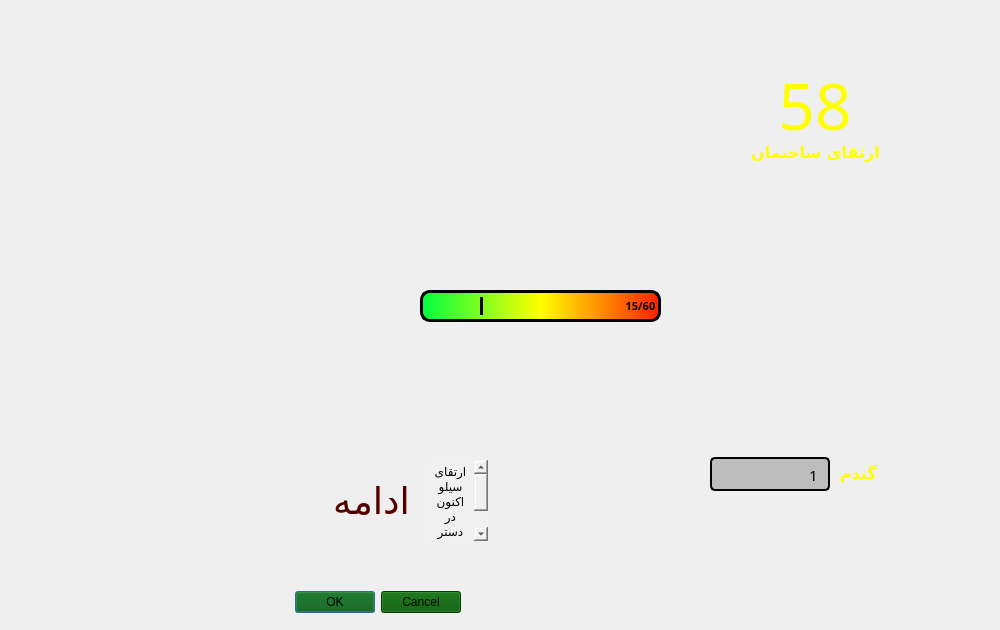
<?xml version="1.0" encoding="UTF-8"?>
<ui version="4.0">
 <class>Silo</class>
 <widget class="QWidget" name="Silo">
  <property name="geometry">
   <rect>
    <x>0</x>
    <y>0</y>
    <width>1000</width>
    <height>630</height>
   </rect>
  </property>
  <property name="maximumSize">
   <size>
    <width>1000</width>
    <height>630</height>
   </size>
  </property>
  <property name="windowTitle">
   <string>Form</string>
  </property>
  <widget class="QLabel" name="pic">
   <property name="geometry">
    <rect>
     <x>0</x>
     <y>0</y>
     <width>1000</width>
     <height>630</height>
    </rect>
   </property>
   <property name="text">
    <string/>
   </property>
   <property name="pixmap">
    <pixmap resource="pic.qrc">:/storage/otherPic/storage/siloBack.jpg</pixmap>
   </property>
   <property name="scaledContents">
    <bool>true</bool>
   </property>
  </widget>
  <widget class="QLabel" name="manPic">
   <property name="geometry">
    <rect>
     <x>550</x>
     <y>169</y>
     <width>471</width>
     <height>461</height>
    </rect>
   </property>
   <property name="text">
    <string/>
   </property>
   <property name="pixmap">
    <pixmap resource="pic.qrc">:/storage/otherPic/storage/man.png</pixmap>
   </property>
   <property name="scaledContents">
    <bool>true</bool>
   </property>
  </widget>
  <widget class="QLabel" name="siloPic">
   <property name="geometry">
    <rect>
     <x>629</x>
     <y>-8</y>
     <width>371</width>
     <height>251</height>
    </rect>
   </property>
   <property name="text">
    <string/>
   </property>
   <property name="pixmap">
    <pixmap resource="pic.qrc">:/storage/otherPic/storage/siloPic.png</pixmap>
   </property>
   <property name="scaledContents">
    <bool>true</bool>
   </property>
  </widget>
  <widget class="QLineEdit" name="wheatShow">
   <property name="geometry">
    <rect>
     <x>710</x>
     <y>457</y>
     <width>120</width>
     <height>34</height>
    </rect>
   </property>
   <property name="palette">
    <palette>
     <active>
      <colorrole role="WindowText">
       <brush brushstyle="SolidPattern">
        <color alpha="255">
         <red>0</red>
         <green>0</green>
         <blue>0</blue>
        </color>
       </brush>
      </colorrole>
      <colorrole role="Button">
       <brush brushstyle="SolidPattern">
        <color alpha="255">
         <red>189</red>
         <green>189</green>
         <blue>189</blue>
        </color>
       </brush>
      </colorrole>
      <colorrole role="Text">
       <brush brushstyle="SolidPattern">
        <color alpha="255">
         <red>0</red>
         <green>0</green>
         <blue>0</blue>
        </color>
       </brush>
      </colorrole>
      <colorrole role="ButtonText">
       <brush brushstyle="SolidPattern">
        <color alpha="255">
         <red>0</red>
         <green>0</green>
         <blue>0</blue>
        </color>
       </brush>
      </colorrole>
      <colorrole role="Base">
       <brush brushstyle="SolidPattern">
        <color alpha="255">
         <red>189</red>
         <green>189</green>
         <blue>189</blue>
        </color>
       </brush>
      </colorrole>
      <colorrole role="Window">
       <brush brushstyle="SolidPattern">
        <color alpha="255">
         <red>189</red>
         <green>189</green>
         <blue>189</blue>
        </color>
       </brush>
      </colorrole>
      <colorrole role="PlaceholderText">
       <brush brushstyle="SolidPattern">
        <color alpha="128">
         <red>127</red>
         <green>127</green>
         <blue>127</blue>
        </color>
       </brush>
      </colorrole>
     </active>
     <inactive>
      <colorrole role="WindowText">
       <brush brushstyle="SolidPattern">
        <color alpha="255">
         <red>0</red>
         <green>0</green>
         <blue>0</blue>
        </color>
       </brush>
      </colorrole>
      <colorrole role="Button">
       <brush brushstyle="SolidPattern">
        <color alpha="255">
         <red>189</red>
         <green>189</green>
         <blue>189</blue>
        </color>
       </brush>
      </colorrole>
      <colorrole role="Text">
       <brush brushstyle="SolidPattern">
        <color alpha="255">
         <red>0</red>
         <green>0</green>
         <blue>0</blue>
        </color>
       </brush>
      </colorrole>
      <colorrole role="ButtonText">
       <brush brushstyle="SolidPattern">
        <color alpha="255">
         <red>0</red>
         <green>0</green>
         <blue>0</blue>
        </color>
       </brush>
      </colorrole>
      <colorrole role="Base">
       <brush brushstyle="SolidPattern">
        <color alpha="255">
         <red>189</red>
         <green>189</green>
         <blue>189</blue>
        </color>
       </brush>
      </colorrole>
      <colorrole role="Window">
       <brush brushstyle="SolidPattern">
        <color alpha="255">
         <red>189</red>
         <green>189</green>
         <blue>189</blue>
        </color>
       </brush>
      </colorrole>
      <colorrole role="PlaceholderText">
       <brush brushstyle="SolidPattern">
        <color alpha="128">
         <red>127</red>
         <green>127</green>
         <blue>127</blue>
        </color>
       </brush>
      </colorrole>
     </inactive>
     <disabled>
      <colorrole role="WindowText">
       <brush brushstyle="SolidPattern">
        <color alpha="255">
         <red>0</red>
         <green>0</green>
         <blue>0</blue>
        </color>
       </brush>
      </colorrole>
      <colorrole role="Button">
       <brush brushstyle="SolidPattern">
        <color alpha="255">
         <red>189</red>
         <green>189</green>
         <blue>189</blue>
        </color>
       </brush>
      </colorrole>
      <colorrole role="Text">
       <brush brushstyle="SolidPattern">
        <color alpha="255">
         <red>0</red>
         <green>0</green>
         <blue>0</blue>
        </color>
       </brush>
      </colorrole>
      <colorrole role="ButtonText">
       <brush brushstyle="SolidPattern">
        <color alpha="255">
         <red>0</red>
         <green>0</green>
         <blue>0</blue>
        </color>
       </brush>
      </colorrole>
      <colorrole role="Base">
       <brush brushstyle="SolidPattern">
        <color alpha="255">
         <red>189</red>
         <green>189</green>
         <blue>189</blue>
        </color>
       </brush>
      </colorrole>
      <colorrole role="Window">
       <brush brushstyle="SolidPattern">
        <color alpha="255">
         <red>189</red>
         <green>189</green>
         <blue>189</blue>
        </color>
       </brush>
      </colorrole>
      <colorrole role="PlaceholderText">
       <brush brushstyle="SolidPattern">
        <color alpha="128">
         <red>127</red>
         <green>127</green>
         <blue>127</blue>
        </color>
       </brush>
      </colorrole>
     </disabled>
    </palette>
   </property>
   <property name="font">
    <font>
     <family>Arial Rounded MT Bold</family>
     <pointsize>11</pointsize>
     <weight>50</weight>
     <bold>false</bold>
    </font>
   </property>
   <property name="focusPolicy">
    <enum>Qt::StrongFocus</enum>
   </property>
   <property name="styleSheet">
    <string notr="true">background-color: rgb(189, 189, 189);
color: rgb(0, 0, 0);
border:2px solid black;
border-radius:5px;
padding:6px;

</string>
   </property>
   <property name="text">
    <string>1</string>
   </property>
   <property name="maxLength">
    <number>20</number>
   </property>
   <property name="echoMode">
    <enum>QLineEdit::Normal</enum>
   </property>
   <property name="cursorPosition">
    <number>1</number>
   </property>
   <property name="alignment">
    <set>Qt::AlignRight|Qt::AlignTrailing|Qt::AlignVCenter</set>
   </property>
   <property name="dragEnabled">
    <bool>false</bool>
   </property>
   <property name="readOnly">
    <bool>true</bool>
   </property>
   <property name="cursorMoveStyle">
    <enum>Qt::LogicalMoveStyle</enum>
   </property>
   <property name="clearButtonEnabled">
    <bool>false</bool>
   </property>
  </widget>
  <widget class="QLabel" name="wheat">
   <property name="geometry">
    <rect>
     <x>840</x>
     <y>456</y>
     <width>41</width>
     <height>34</height>
    </rect>
   </property>
   <property name="font">
    <font>
     <family>B Koodak</family>
     <pointsize>12</pointsize>
     <weight>75</weight>
     <bold>true</bold>
    </font>
   </property>
   <property name="styleSheet">
    <string notr="true">color: rgb(255, 255, 0);</string>
   </property>
   <property name="midLineWidth">
    <number>0</number>
   </property>
   <property name="text">
    <string>گندم</string>
   </property>
   <property name="textFormat">
    <enum>Qt::PlainText</enum>
   </property>
   <property name="alignment">
    <set>Qt::AlignRight|Qt::AlignTrailing|Qt::AlignVCenter</set>
   </property>
  </widget>
  <widget class="QLabel" name="wheatPic">
   <property name="geometry">
    <rect>
     <x>712</x>
     <y>460</y>
     <width>28</width>
     <height>28</height>
    </rect>
   </property>
   <property name="text">
    <string/>
   </property>
   <property name="pixmap">
    <pixmap resource="pic.qrc">:/storage/otherPic/storage/wheat.png</pixmap>
   </property>
   <property name="scaledContents">
    <bool>true</bool>
   </property>
  </widget>
  <widget class="QLabel" name="continuePic">
   <property name="geometry">
    <rect>
     <x>240</x>
     <y>444</y>
     <width>271</width>
     <height>211</height>
    </rect>
   </property>
   <property name="text">
    <string/>
   </property>
   <property name="pixmap">
    <pixmap resource="pic.qrc">:/storage/otherPic/storage/continue.png</pixmap>
   </property>
   <property name="scaledContents">
    <bool>true</bool>
   </property>
  </widget>
  <widget class="QPushButton" name="continueKey">
   <property name="geometry">
    <rect>
     <x>321</x>
     <y>470</y>
     <width>101</width>
     <height>61</height>
    </rect>
   </property>
   <property name="font">
    <font>
     <family>B Kamran Outline</family>
     <pointsize>28</pointsize>
     <weight>50</weight>
     <bold>false</bold>
    </font>
   </property>
   <property name="cursor">
    <cursorShape>PointingHandCursor</cursorShape>
   </property>
   <property name="styleSheet">
    <string notr="true">color: rgb(85, 0, 0);</string>
   </property>
   <property name="text">
    <string>ادامه</string>
   </property>
   <property name="autoDefault">
    <bool>false</bool>
   </property>
   <property name="flat">
    <bool>true</bool>
   </property>
  </widget>
  <widget class="QPushButton" name="pushButton">
   <property name="geometry">
    <rect>
     <x>700</x>
     <y>50</y>
     <width>231</width>
     <height>161</height>
    </rect>
   </property>
   <property name="font">
    <font>
     <family>B Kamran</family>
     <pointsize>12</pointsize>
     <weight>75</weight>
     <bold>true</bold>
    </font>
   </property>
   <property name="layoutDirection">
    <enum>Qt::LeftToRight</enum>
   </property>
   <property name="autoFillBackground">
    <bool>false</bool>
   </property>
   <property name="styleSheet">
    <string notr="true">color: rgb(255, 255, 0);</string>
   </property>
   <property name="text">
    <string>

ارتقای ساختمان</string>
   </property>
   <property name="flat">
    <bool>true</bool>
   </property>
  </widget>
  <widget class="QLabel" name="level">
   <property name="geometry">
    <rect>
     <x>775</x>
     <y>70</y>
     <width>80</width>
     <height>70</height>
    </rect>
   </property>
   <property name="font">
    <font>
     <family>Chiller</family>
     <pointsize>48</pointsize>
     <weight>50</weight>
     <bold>false</bold>
    </font>
   </property>
   <property name="styleSheet">
    <string notr="true">color: rgb(255, 255, 0);</string>
   </property>
   <property name="text">
    <string>58</string>
   </property>
   <property name="alignment">
    <set>Qt::AlignCenter</set>
   </property>
  </widget>
  <widget class="QLabel" name="nailReq">
   <property name="geometry">
    <rect>
     <x>460</x>
     <y>470</y>
     <width>33</width>
     <height>20</height>
    </rect>
   </property>
   <property name="font">
    <font>
     <family>Arial Rounded MT Bold</family>
     <weight>50</weight>
     <bold>false</bold>
    </font>
   </property>
   <property name="text">
    <string>6</string>
   </property>
   <property name="alignment">
    <set>Qt::AlignCenter</set>
   </property>
  </widget>
  <widget class="QLabel" name="man">
   <property name="geometry">
    <rect>
     <x>204</x>
     <y>310</y>
     <width>341</width>
     <height>321</height>
    </rect>
   </property>
   <property name="text">
    <string/>
   </property>
   <property name="pixmap">
    <pixmap resource="pic.qrc">:/storage/otherPic/storage/upgrade.png</pixmap>
   </property>
   <property name="scaledContents">
    <bool>true</bool>
   </property>
  </widget>
  <widget class="QLabel" name="coinReq">
   <property name="geometry">
    <rect>
     <x>460</x>
     <y>500</y>
     <width>33</width>
     <height>20</height>
    </rect>
   </property>
   <property name="font">
    <font>
     <family>Arial Rounded MT Bold</family>
     <weight>50</weight>
     <bold>false</bold>
    </font>
   </property>
   <property name="text">
    <string>50</string>
   </property>
   <property name="alignment">
    <set>Qt::AlignCenter</set>
   </property>
  </widget>
  <widget class="QLabel" name="upPic2">
   <property name="geometry">
    <rect>
     <x>434</x>
     <y>500</y>
     <width>20</width>
     <height>20</height>
    </rect>
   </property>
   <property name="text">
    <string/>
   </property>
   <property name="pixmap">
    <pixmap resource="pic.qrc">:/storage/otherPic/storage/coin.png</pixmap>
   </property>
   <property name="scaledContents">
    <bool>true</bool>
   </property>
  </widget>
  <widget class="QTextEdit" name="textEdit">
   <property name="geometry">
    <rect>
     <x>427</x>
     <y>460</y>
     <width>61</width>
     <height>81</height>
    </rect>
   </property>
   <property name="font">
    <font>
     <family>Arial</family>
     <weight>50</weight>
     <bold>false</bold>
    </font>
   </property>
   <property name="autoFillBackground">
    <bool>false</bool>
   </property>
   <property name="styleSheet">
    <string notr="true">color: rgb(0, 0, 0);
background-color: rgb(240, 240, 240);</string>
   </property>
   <property name="frameShape">
    <enum>QFrame::NoFrame</enum>
   </property>
   <property name="frameShadow">
    <enum>QFrame::Sunken</enum>
   </property>
   <property name="readOnly">
    <bool>true</bool>
   </property>
   <property name="html">
    <string>&lt;!DOCTYPE HTML PUBLIC &quot;-//W3C//DTD HTML 4.0//EN&quot; &quot;http://www.w3.org/TR/REC-html40/strict.dtd&quot;&gt;
&lt;html&gt;&lt;head&gt;&lt;meta name=&quot;qrichtext&quot; content=&quot;1&quot; /&gt;&lt;style type=&quot;text/css&quot;&gt;
p, li { white-space: pre-wrap; }
&lt;/style&gt;&lt;/head&gt;&lt;body style=&quot; font-family:'Arial'; font-size:7.8pt; font-weight:400; font-style:normal;&quot;&gt;
&lt;p align=&quot;center&quot; dir='rtl' style=&quot; margin-top:0px; margin-bottom:0px; margin-left:0px; margin-right:0px; -qt-block-indent:0; text-indent:0px;&quot;&gt;&lt;span style=&quot; font-size:9pt;&quot;&gt;ارتقای سیلو اکنون در دسترس نیست&lt;/span&gt;&lt;/p&gt;&lt;/body&gt;&lt;/html&gt;</string>
   </property>
   <property name="overwriteMode">
    <bool>false</bool>
   </property>
   <property name="textInteractionFlags">
    <set>Qt::NoTextInteraction</set>
   </property>
  </widget>
  <widget class="QDialogButtonBox" name="request">
   <property name="geometry">
    <rect>
     <x>294</x>
     <y>590</y>
     <width>167</width>
     <height>25</height>
    </rect>
   </property>
   <property name="autoFillBackground">
    <bool>false</bool>
   </property>
   <property name="styleSheet">
    <string notr="true">background-color: rgb(0, 85, 0);
</string>
   </property>
   <property name="standardButtons">
    <set>QDialogButtonBox::Cancel|QDialogButtonBox::Ok</set>
   </property>
   <property name="centerButtons">
    <bool>false</bool>
   </property>
  </widget>
  <widget class="QLabel" name="upPic1">
   <property name="geometry">
    <rect>
     <x>434</x>
     <y>470</y>
     <width>20</width>
     <height>20</height>
    </rect>
   </property>
   <property name="text">
    <string/>
   </property>
   <property name="pixmap">
    <pixmap resource="pic.qrc">:/storage/otherPic/storage/nail.png</pixmap>
   </property>
   <property name="scaledContents">
    <bool>true</bool>
   </property>
  </widget>
  <widget class="QProgressBar" name="progressBar">
   <property name="geometry">
    <rect>
     <x>420</x>
     <y>290</y>
     <width>241</width>
     <height>32</height>
    </rect>
   </property>
   <property name="palette">
    <palette>
     <active>
      <colorrole role="WindowText">
       <brush brushstyle="SolidPattern">
        <color alpha="255">
         <red>0</red>
         <green>0</green>
         <blue>0</blue>
        </color>
       </brush>
      </colorrole>
      <colorrole role="Button">
       <brush brushstyle="LinearGradientPattern">
        <gradient startx="0.000000000000000" starty="1.000000000000000" endx="1.000000000000000" endy="1.000000000000000" type="LinearGradient" spread="PadSpread" coordinatemode="ObjectBoundingMode">
         <gradientstop position="0.000000000000000">
          <color alpha="255">
           <red>0</red>
           <green>255</green>
           <blue>63</blue>
          </color>
         </gradientstop>
         <gradientstop position="0.500000000000000">
          <color alpha="255">
           <red>255</red>
           <green>255</green>
           <blue>0</blue>
          </color>
         </gradientstop>
         <gradientstop position="1.000000000000000">
          <color alpha="255">
           <red>255</red>
           <green>30</green>
           <blue>0</blue>
          </color>
         </gradientstop>
        </gradient>
       </brush>
      </colorrole>
      <colorrole role="Text">
       <brush brushstyle="SolidPattern">
        <color alpha="255">
         <red>0</red>
         <green>0</green>
         <blue>0</blue>
        </color>
       </brush>
      </colorrole>
      <colorrole role="ButtonText">
       <brush brushstyle="SolidPattern">
        <color alpha="255">
         <red>0</red>
         <green>0</green>
         <blue>0</blue>
        </color>
       </brush>
      </colorrole>
      <colorrole role="Base">
       <brush brushstyle="LinearGradientPattern">
        <gradient startx="0.000000000000000" starty="1.000000000000000" endx="1.000000000000000" endy="1.000000000000000" type="LinearGradient" spread="PadSpread" coordinatemode="ObjectBoundingMode">
         <gradientstop position="0.000000000000000">
          <color alpha="255">
           <red>0</red>
           <green>255</green>
           <blue>63</blue>
          </color>
         </gradientstop>
         <gradientstop position="0.500000000000000">
          <color alpha="255">
           <red>255</red>
           <green>255</green>
           <blue>0</blue>
          </color>
         </gradientstop>
         <gradientstop position="1.000000000000000">
          <color alpha="255">
           <red>255</red>
           <green>30</green>
           <blue>0</blue>
          </color>
         </gradientstop>
        </gradient>
       </brush>
      </colorrole>
      <colorrole role="Window">
       <brush brushstyle="LinearGradientPattern">
        <gradient startx="0.000000000000000" starty="1.000000000000000" endx="1.000000000000000" endy="1.000000000000000" type="LinearGradient" spread="PadSpread" coordinatemode="ObjectBoundingMode">
         <gradientstop position="0.000000000000000">
          <color alpha="255">
           <red>0</red>
           <green>255</green>
           <blue>63</blue>
          </color>
         </gradientstop>
         <gradientstop position="0.500000000000000">
          <color alpha="255">
           <red>255</red>
           <green>255</green>
           <blue>0</blue>
          </color>
         </gradientstop>
         <gradientstop position="1.000000000000000">
          <color alpha="255">
           <red>255</red>
           <green>30</green>
           <blue>0</blue>
          </color>
         </gradientstop>
        </gradient>
       </brush>
      </colorrole>
      <colorrole role="Highlight">
       <brush brushstyle="SolidPattern">
        <color alpha="255">
         <red>255</red>
         <green>255</green>
         <blue>0</blue>
        </color>
       </brush>
      </colorrole>
      <colorrole role="PlaceholderText">
       <brush brushstyle="NoBrush">
        <color alpha="128">
         <red>0</red>
         <green>0</green>
         <blue>0</blue>
        </color>
       </brush>
      </colorrole>
     </active>
     <inactive>
      <colorrole role="WindowText">
       <brush brushstyle="SolidPattern">
        <color alpha="255">
         <red>0</red>
         <green>0</green>
         <blue>0</blue>
        </color>
       </brush>
      </colorrole>
      <colorrole role="Button">
       <brush brushstyle="LinearGradientPattern">
        <gradient startx="0.000000000000000" starty="1.000000000000000" endx="1.000000000000000" endy="1.000000000000000" type="LinearGradient" spread="PadSpread" coordinatemode="ObjectBoundingMode">
         <gradientstop position="0.000000000000000">
          <color alpha="255">
           <red>0</red>
           <green>255</green>
           <blue>63</blue>
          </color>
         </gradientstop>
         <gradientstop position="0.500000000000000">
          <color alpha="255">
           <red>255</red>
           <green>255</green>
           <blue>0</blue>
          </color>
         </gradientstop>
         <gradientstop position="1.000000000000000">
          <color alpha="255">
           <red>255</red>
           <green>30</green>
           <blue>0</blue>
          </color>
         </gradientstop>
        </gradient>
       </brush>
      </colorrole>
      <colorrole role="Text">
       <brush brushstyle="SolidPattern">
        <color alpha="255">
         <red>0</red>
         <green>0</green>
         <blue>0</blue>
        </color>
       </brush>
      </colorrole>
      <colorrole role="ButtonText">
       <brush brushstyle="SolidPattern">
        <color alpha="255">
         <red>0</red>
         <green>0</green>
         <blue>0</blue>
        </color>
       </brush>
      </colorrole>
      <colorrole role="Base">
       <brush brushstyle="LinearGradientPattern">
        <gradient startx="0.000000000000000" starty="1.000000000000000" endx="1.000000000000000" endy="1.000000000000000" type="LinearGradient" spread="PadSpread" coordinatemode="ObjectBoundingMode">
         <gradientstop position="0.000000000000000">
          <color alpha="255">
           <red>0</red>
           <green>255</green>
           <blue>63</blue>
          </color>
         </gradientstop>
         <gradientstop position="0.500000000000000">
          <color alpha="255">
           <red>255</red>
           <green>255</green>
           <blue>0</blue>
          </color>
         </gradientstop>
         <gradientstop position="1.000000000000000">
          <color alpha="255">
           <red>255</red>
           <green>30</green>
           <blue>0</blue>
          </color>
         </gradientstop>
        </gradient>
       </brush>
      </colorrole>
      <colorrole role="Window">
       <brush brushstyle="LinearGradientPattern">
        <gradient startx="0.000000000000000" starty="1.000000000000000" endx="1.000000000000000" endy="1.000000000000000" type="LinearGradient" spread="PadSpread" coordinatemode="ObjectBoundingMode">
         <gradientstop position="0.000000000000000">
          <color alpha="255">
           <red>0</red>
           <green>255</green>
           <blue>63</blue>
          </color>
         </gradientstop>
         <gradientstop position="0.500000000000000">
          <color alpha="255">
           <red>255</red>
           <green>255</green>
           <blue>0</blue>
          </color>
         </gradientstop>
         <gradientstop position="1.000000000000000">
          <color alpha="255">
           <red>255</red>
           <green>30</green>
           <blue>0</blue>
          </color>
         </gradientstop>
        </gradient>
       </brush>
      </colorrole>
      <colorrole role="Highlight">
       <brush brushstyle="SolidPattern">
        <color alpha="255">
         <red>255</red>
         <green>255</green>
         <blue>0</blue>
        </color>
       </brush>
      </colorrole>
      <colorrole role="PlaceholderText">
       <brush brushstyle="NoBrush">
        <color alpha="128">
         <red>0</red>
         <green>0</green>
         <blue>0</blue>
        </color>
       </brush>
      </colorrole>
     </inactive>
     <disabled>
      <colorrole role="WindowText">
       <brush brushstyle="SolidPattern">
        <color alpha="255">
         <red>0</red>
         <green>0</green>
         <blue>0</blue>
        </color>
       </brush>
      </colorrole>
      <colorrole role="Button">
       <brush brushstyle="LinearGradientPattern">
        <gradient startx="0.000000000000000" starty="1.000000000000000" endx="1.000000000000000" endy="1.000000000000000" type="LinearGradient" spread="PadSpread" coordinatemode="ObjectBoundingMode">
         <gradientstop position="0.000000000000000">
          <color alpha="255">
           <red>0</red>
           <green>255</green>
           <blue>63</blue>
          </color>
         </gradientstop>
         <gradientstop position="0.500000000000000">
          <color alpha="255">
           <red>255</red>
           <green>255</green>
           <blue>0</blue>
          </color>
         </gradientstop>
         <gradientstop position="1.000000000000000">
          <color alpha="255">
           <red>255</red>
           <green>30</green>
           <blue>0</blue>
          </color>
         </gradientstop>
        </gradient>
       </brush>
      </colorrole>
      <colorrole role="Text">
       <brush brushstyle="SolidPattern">
        <color alpha="255">
         <red>0</red>
         <green>0</green>
         <blue>0</blue>
        </color>
       </brush>
      </colorrole>
      <colorrole role="ButtonText">
       <brush brushstyle="SolidPattern">
        <color alpha="255">
         <red>0</red>
         <green>0</green>
         <blue>0</blue>
        </color>
       </brush>
      </colorrole>
      <colorrole role="Base">
       <brush brushstyle="LinearGradientPattern">
        <gradient startx="0.000000000000000" starty="1.000000000000000" endx="1.000000000000000" endy="1.000000000000000" type="LinearGradient" spread="PadSpread" coordinatemode="ObjectBoundingMode">
         <gradientstop position="0.000000000000000">
          <color alpha="255">
           <red>0</red>
           <green>255</green>
           <blue>63</blue>
          </color>
         </gradientstop>
         <gradientstop position="0.500000000000000">
          <color alpha="255">
           <red>255</red>
           <green>255</green>
           <blue>0</blue>
          </color>
         </gradientstop>
         <gradientstop position="1.000000000000000">
          <color alpha="255">
           <red>255</red>
           <green>30</green>
           <blue>0</blue>
          </color>
         </gradientstop>
        </gradient>
       </brush>
      </colorrole>
      <colorrole role="Window">
       <brush brushstyle="LinearGradientPattern">
        <gradient startx="0.000000000000000" starty="1.000000000000000" endx="1.000000000000000" endy="1.000000000000000" type="LinearGradient" spread="PadSpread" coordinatemode="ObjectBoundingMode">
         <gradientstop position="0.000000000000000">
          <color alpha="255">
           <red>0</red>
           <green>255</green>
           <blue>63</blue>
          </color>
         </gradientstop>
         <gradientstop position="0.500000000000000">
          <color alpha="255">
           <red>255</red>
           <green>255</green>
           <blue>0</blue>
          </color>
         </gradientstop>
         <gradientstop position="1.000000000000000">
          <color alpha="255">
           <red>255</red>
           <green>30</green>
           <blue>0</blue>
          </color>
         </gradientstop>
        </gradient>
       </brush>
      </colorrole>
      <colorrole role="Highlight">
       <brush brushstyle="SolidPattern">
        <color alpha="255">
         <red>255</red>
         <green>255</green>
         <blue>0</blue>
        </color>
       </brush>
      </colorrole>
      <colorrole role="PlaceholderText">
       <brush brushstyle="NoBrush">
        <color alpha="128">
         <red>0</red>
         <green>0</green>
         <blue>0</blue>
        </color>
       </brush>
      </colorrole>
     </disabled>
    </palette>
   </property>
   <property name="font">
    <font>
     <family>Arial Black</family>
     <pointsize>8</pointsize>
     <weight>75</weight>
     <bold>true</bold>
    </font>
   </property>
   <property name="focusPolicy">
    <enum>Qt::NoFocus</enum>
   </property>
   <property name="autoFillBackground">
    <bool>false</bool>
   </property>
   <property name="styleSheet">
    <string notr="true">QProgressBar {
	background-color: qlineargradient(spread:pad, x1:0, y1:1, x2:1, y2:1, stop:0 rgba(0, 255, 63, 255), stop:0.5 rgba(255, 255, 0, 255), stop:1 rgba(255, 30, 0, 255));
	border-radius: 10px;
	padding:4px;
	color:#000000;
	border: 3px solid #000000;
	
}
QProgressBar::chunk {
	border-right:3px solid  #000000;
}</string>
   </property>
   <property name="maximum">
    <number>60</number>
   </property>
   <property name="value">
    <number>15</number>
   </property>
   <property name="alignment">
    <set>Qt::AlignRight|Qt::AlignTrailing|Qt::AlignVCenter</set>
   </property>
   <property name="textVisible">
    <bool>true</bool>
   </property>
   <property name="orientation">
    <enum>Qt::Horizontal</enum>
   </property>
   <property name="invertedAppearance">
    <bool>false</bool>
   </property>
   <property name="textDirection">
    <enum>QProgressBar::TopToBottom</enum>
   </property>
   <property name="format">
    <string>%v/%m  </string>
   </property>
  </widget>
  <zorder>pic</zorder>
  <zorder>siloPic</zorder>
  <zorder>manPic</zorder>
  <zorder>wheatShow</zorder>
  <zorder>wheat</zorder>
  <zorder>wheatPic</zorder>
  <zorder>pushButton</zorder>
  <zorder>level</zorder>
  <zorder>man</zorder>
  <zorder>coinReq</zorder>
  <zorder>upPic1</zorder>
  <zorder>nailReq</zorder>
  <zorder>upPic2</zorder>
  <zorder>request</zorder>
  <zorder>textEdit</zorder>
  <zorder>continuePic</zorder>
  <zorder>continueKey</zorder>
  <zorder>progressBar</zorder>
 </widget>
 <resources>
  <include location="pic.qrc"/>
 </resources>
 <connections/>
</ui>
